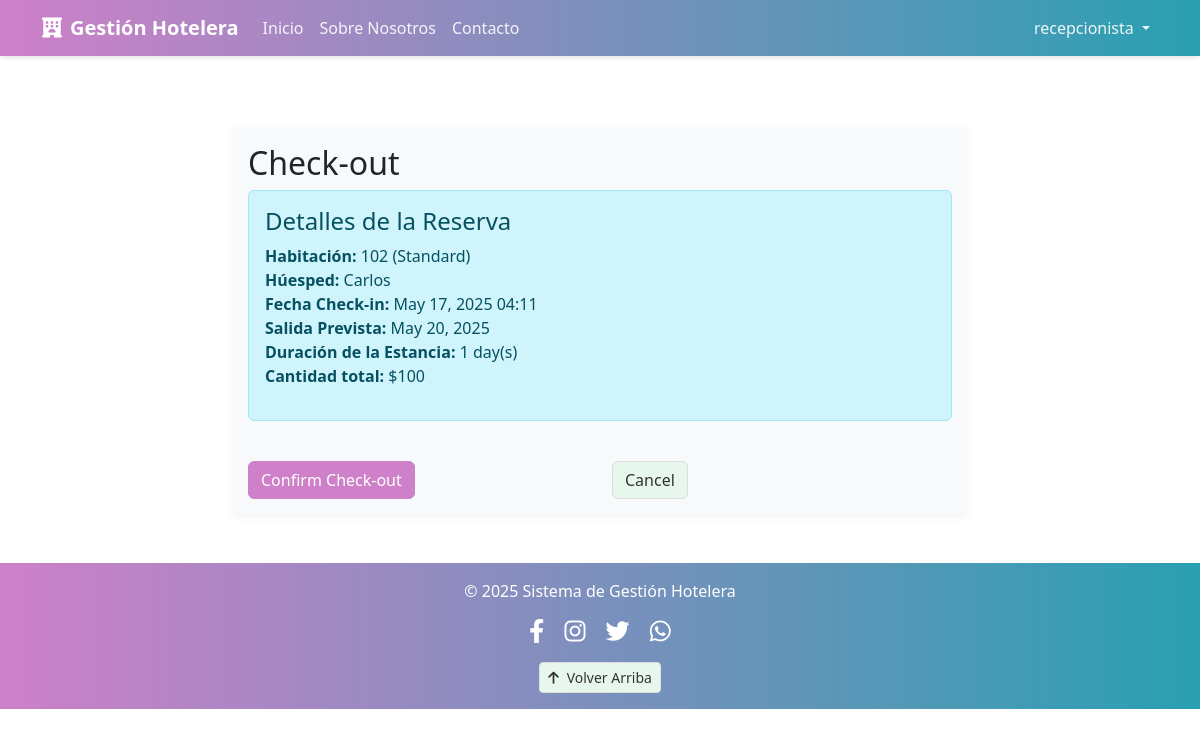
The app's page /index.php?controller=receptionist&action=checkOut&id=10 (signed in) with its own data.
### tables this page shows
CREATE TABLE `bookings` (
  `id` int(11) NOT NULL,
  `room_id` int(11) NOT NULL,
  `guest_name` varchar(100) NOT NULL,
  `guest_email` varchar(100) NOT NULL,
  `guest_phone` varchar(20) NOT NULL,
  `check_in_date` datetime NOT NULL,
  `expected_check_out_date` date NOT NULL,
  `check_out_date` datetime DEFAULT NULL,
  `total_amount` decimal(10,2) DEFAULT NULL,
  `status` enum('active','completed','cancelled') NOT NULL DEFAULT 'active',
  `created_by` int(11) NOT NULL,
  `created_at` timestamp NOT NULL DEFAULT current_timestamp()
);

CREATE TABLE `rooms` (
  `id` int(11) NOT NULL,
  `room_number` varchar(10) NOT NULL,
  `room_type` enum('standard','deluxe','suite') NOT NULL,
  `capacity` int(11) NOT NULL,
  `price_per_night` decimal(10,2) NOT NULL,
  `features` text DEFAULT NULL,
  `status` enum('available','occupied','maintenance') NOT NULL DEFAULT 'available'
);

### autoload.php (called while the page is built, shortened)
<?php
spl_autoload_register(function ($class) {
    $parts = explode('\\', $class);
    $className = end($parts);
    $modelFile = 'models/' . $className . '.php';
    if (file_exists($modelFile)) {
        return;
    }
});
?>

### config/Database.php (called while the page is built, shortened)
<?php
class Database {
    private $host = DB_HOST;
    private $user = DB_USER;
    private $pass = DB_PASS;
    private $dbname = DB_NAME;
    private $conn;
    private $stmt;
    public function __construct() {
        $dsn = 'mysql:host=' . $this->host . ';dbname=' . $this->dbname;
        $options = array(
            PDO::ATTR_PERSISTENT => true,
            PDO::ATTR_ERRMODE => PDO::ERRMODE_EXCEPTION,
            PDO::ATTR_DEFAULT_FETCH_MODE => PDO::FETCH_ASSOC
        );
        try {
            $this->conn = new PDO($dsn, $this->user, $this->pass, $options);
        } catch(PDOException $e) {
            $this->error = $e->getMessage();
            echo 'Connection Error: ' . $this->error;
        }
    }
    public function query($query) {
        $this->stmt = $this->conn->prepare($query);
    }
    public function bind($param, $value, $type = null) {
        if(is_null($type)) {
            switch(true) {
                default:
                    $type = PDO::PARAM_STR;
            }
        }
        $this->stmt->bindValue($param, $value, $type);
    }
    public function execute() {
        return $this->stmt->execute();
    }
    public function single() {
        $this->execute();
        return $this->stmt->fetch();
    }
}
?>

### models/Booking.php (called while the page is built, shortened)
<?php
class Booking {
    private $db;
    public function __construct() {
        $this->db = new Database();
    }
    public function getBookingById($id) {
        $this->db->query('SELECT b.*, r.room_number, r.room_type, r.price_per_night
                          FROM bookings b
                          JOIN rooms r ON b.room_id = r.id
                          WHERE b.id = :id');
        $this->db->bind(':id', $id);
        return $this->db->single();
    }
}
?>

### views/receptionist/check_out.php (the view)
<?php require_once 'views/includes/header.php'; ?>
<div class="row">
    <div class="col-md-8 mx-auto">
        <div class="card card-body bg-light mt-5">
            <h2>Check-out</h2>
            <div class="alert alert-info">
                <h4>Detalles de la Reserva</h4>
                <p>
                    <strong>Habitación:</strong> <?php echo $booking['room_number']; ?> (<?php echo ucfirst($booking['room_type']); ?>)<br>
                    <strong>Húesped:</strong> <?php echo $booking['guest_name']; ?><br>
                    <strong>Fecha Check-in:</strong> <?php echo date('M d, Y H:i', strtotime($booking['check_in_date'])); ?><br>
                    <strong>Salida Prevista:</strong> <?php echo date('M d, Y', strtotime($booking['expected_check_out_date'])); ?><br>
                    <strong>Duración de la Estancia:</strong> <?php echo $days; ?> day(s)<br>
                    <strong>Cantidad total:</strong> $<?php echo $total_amount; ?>
                </p>
            </div>
            <form action="index.php?controller=receptionist&action=checkOut&id=<?php echo $booking['id']; ?>" method="post">
                <div class="row mt-4">
                    <div class="col">
                        <input type="submit" value="Confirm Check-out" class="btn btn-success btn-block">
                    </div>
                    <div class="col">
                        <a href="index.php?controller=receptionist&action=dashboard" class="btn btn-light btn-block">Cancel</a>
                    </div>
                </div>
            </form>
        </div>
    </div>
</div>
<?php require_once 'views/includes/footer.php'; ?>

### assets/css/style.css (style rules this page uses)
:root { --hotel-primary: #ce80c8; --hotel-secondary: #29a0b1; --hotel-light: #e8f7ee; --hotel-dark: #333333; --hotel-accent: #ff7e67; }
.btn-success { background-color: var(--hotel-primary); border-color: var(--hotel-primary); }
.btn-light { background-color: var(--hotel-light); border-color: #ddd; color: var(--hotel-dark); transition: all 0.3s ease; }
.card { border: none; box-shadow: 0 2px 10px rgba(0,0,0,0.05); transition: transform 0.3s ease, box-shadow 0.3s ease; }

### records on screen
bookings: room.room_number "102", room.room_type "Standard", guest_name "Carlos", check_in_date "May 17, 2025 04:11", expected_check_out_date "May 20, 2025", check_in_date "1", check_in_date.price_per_night "100"

### other values on screen
$_SESSION['user_name'] "recepcionista"
